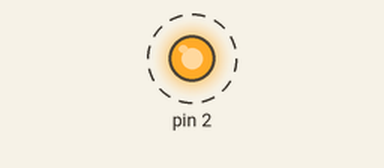
Simulated run of this sketch. Board: Arduino Uno, built with avr-gcc and run on an emulated ATmega328P. Shown: output pins drawn as LEDs (lit = HIGH). Dashed ring = blinking. What the sketch prints to the serial monitor is not drawn.

Above: at 0.5 s.
Timing chart, 0 to 4.6 s (numbered marks = the images above):
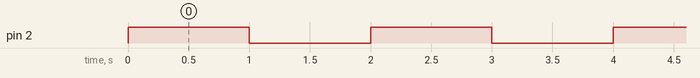

The sketch:

LedBlink.ino
```cpp
void setup() {
  Serial.begin(115200);
  pinMode(2, OUTPUT);
}

void loop() {
  digitalWrite(2, HIGH);
  Serial.println("LED is ON");
  delay(1000);
  digitalWrite(2, LOW);
  Serial.println("LED is OFF");
  delay(1000);
}
```

Measured:
- by itself, pin 2: alternates HIGH for 1.0 s and LOW for 1.0 s
